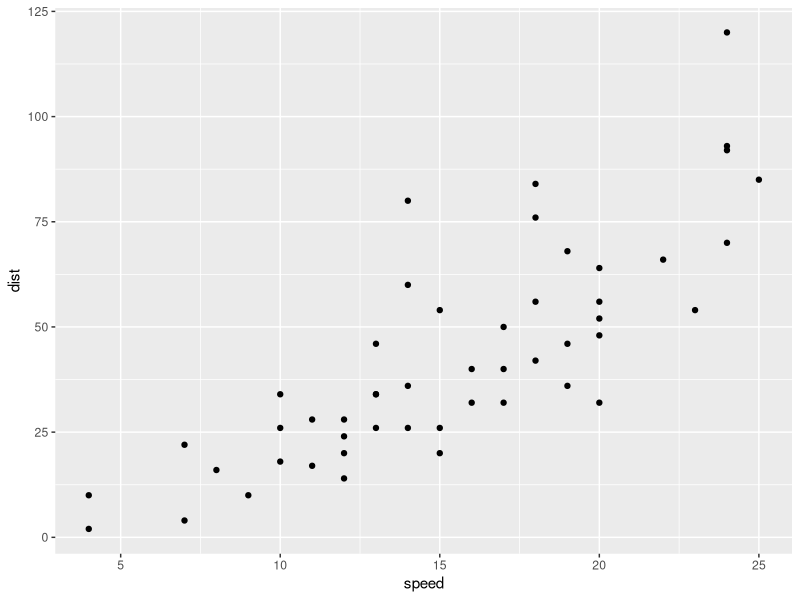
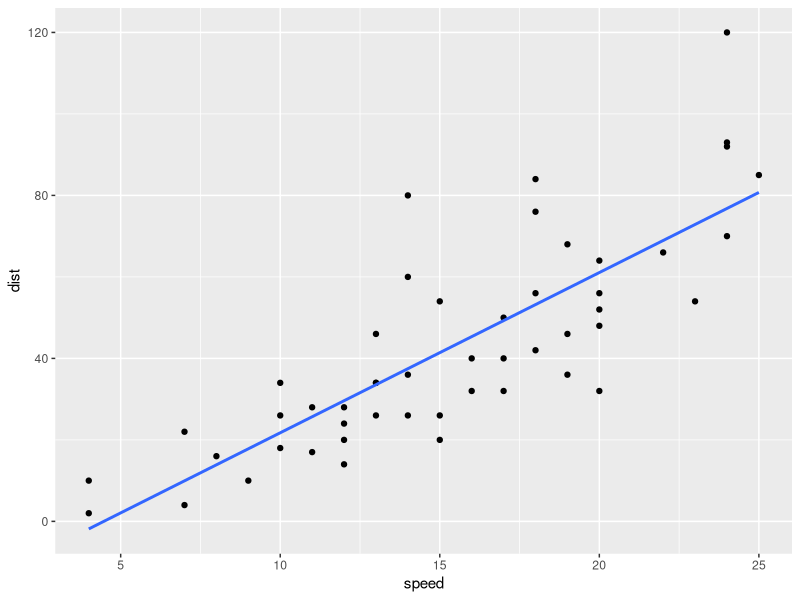
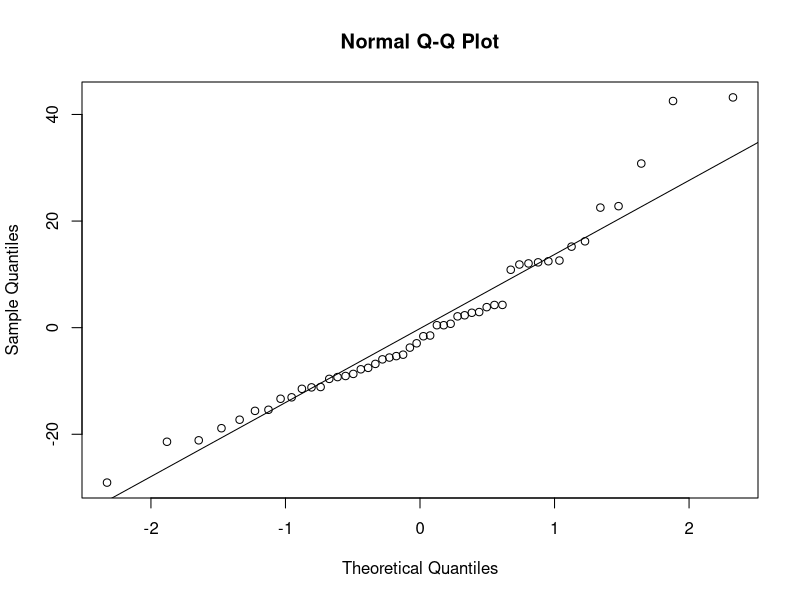
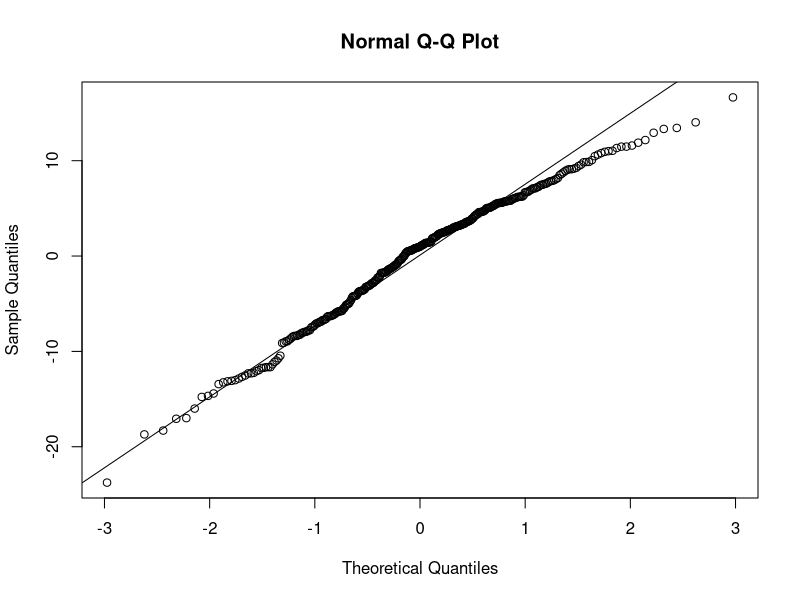

Source code (R) for these figures, in order:
## ---- chunk 1
library(tidyverse)
cars %>% 
  ggplot(aes(speed,dist)) +
  geom_point()


## ---- chunk 2
cars %>% 
  ggplot(aes(speed,dist)) +
  geom_point() +
  geom_smooth(method = "lm", se = F)
## ---- chunk 3
linear_model <- lm(dist~speed, data = cars)
## ---- chunk 4
linear_model
## ---- chunk 5
summary(linear_model)
## ---- chunk 6
library(palmerpenguins)
penguin_model <- lm(flipper_length_mm~body_mass_g, data = penguins)
summary(penguin_model)
## ---- chunk 7
residuals <- residuals(linear_model)
## ---- chunk 8
qqnorm(residuals)
qqline(residuals)
## ---- chunk 9
penguin_residuals <- residuals(penguin_model)
qqnorm(penguin_residuals)
qqline(penguin_residuals)
